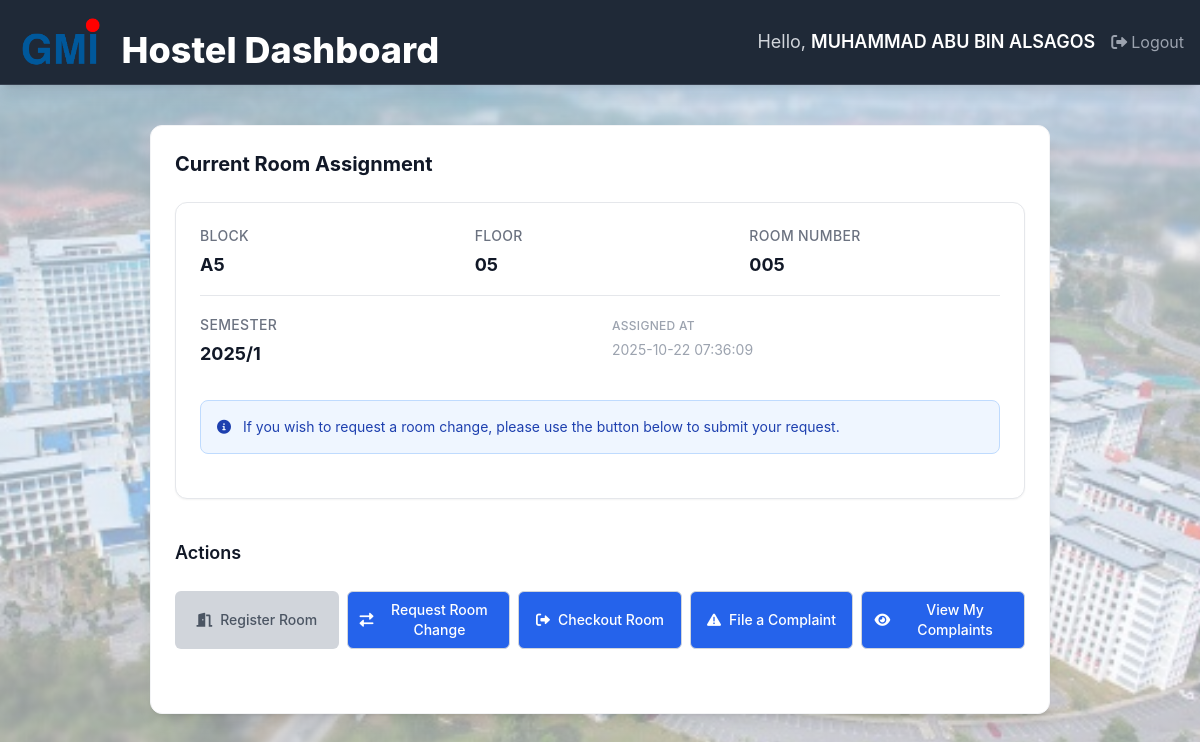
Page /student_dashboard.php (signed in) on the earlier database version.
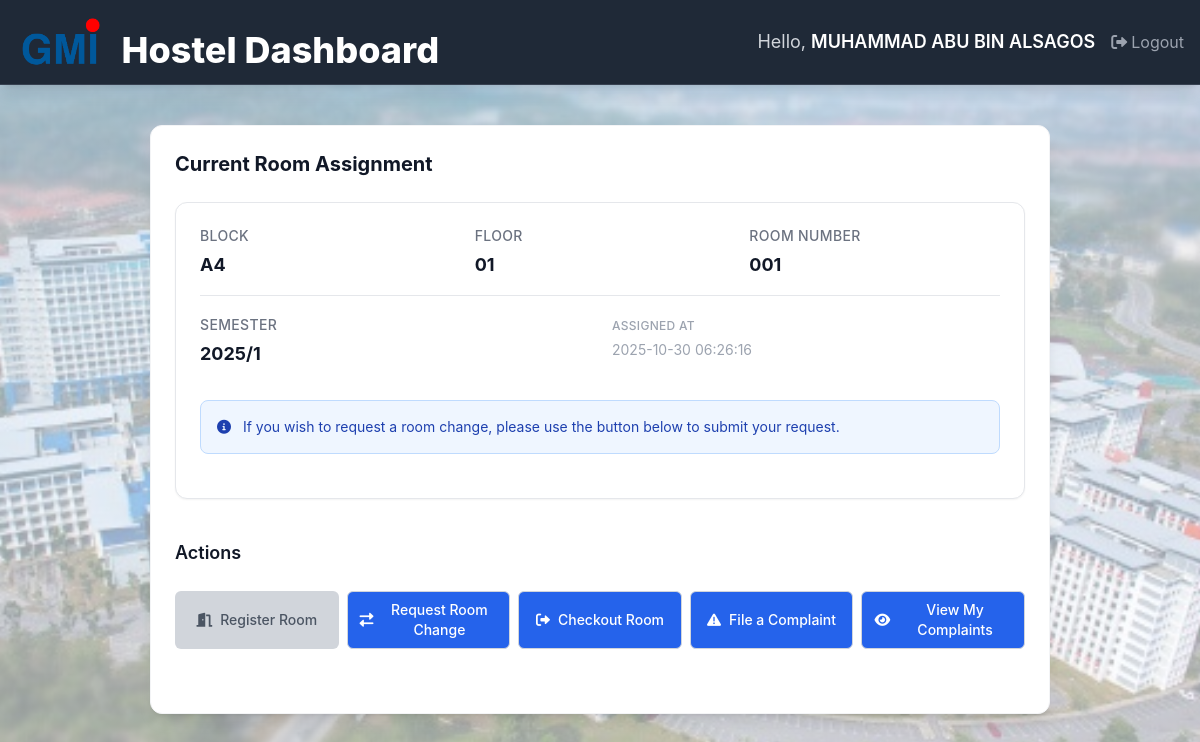
Same page on the later database version.
### tables this page shows
CREATE TABLE `student_rooms` (
  `sr_id` int(11) NOT NULL,
  `student_id` varchar(50) NOT NULL,
  `room_identifier` varchar(20) NOT NULL,
  `semester` varchar(50) DEFAULT NULL,
  `status` varchar(50) DEFAULT 'Active',
  `assigned_at` timestamp NOT NULL DEFAULT current_timestamp(),
  `released_at` timestamp NULL DEFAULT NULL
);

CREATE TABLE `rooms` (
  `room_identifier` varchar(20) NOT NULL,
  `block_id` varchar(10) DEFAULT NULL,
  `floor_no` varchar(10) DEFAULT NULL,
  `room_no` varchar(10) DEFAULT NULL,
  `total_capacity` int(11) DEFAULT 6,
  `available_capacity` int(11) DEFAULT 6,
  `status` varchar(50) DEFAULT 'Available',
  `created_at` timestamp NOT NULL DEFAULT current_timestamp()
);

### student_dashboard.php (the view, shortened to what this page needs)
<?php
require_once 'conn.php';
$student_id = $_SESSION['student_id'];
$has_active_assignment = false;
$room_details = null;
if ($student_id) {
    $sql = "SELECT sr.*, r.block_id, r.floor_no as floor, r.room_no as room_number, r.total_capacity, r.available_capacity, r.status as room_status
            FROM student_rooms sr
            LEFT JOIN rooms r ON sr.room_identifier = r.room_identifier
            WHERE sr.student_id = '$student_id' AND sr.status = 'Active'
            LIMIT 1";
    $res = $conn->query($sql);
    if ($res && $res->num_rows > 0) {
        $room_details = $res->fetch_assoc();
        $has_active_assignment = true;
    }
}
?>
<!DOCTYPE html>
<html lang="en">
<head>
    <script src="https://cdn.tailwindcss.com"></script>
    <link href="https://cdnjs.cloudflare.com/ajax/libs/font-awesome/6.0.0/css/all.min.css" rel="stylesheet">
    <link rel="stylesheet" href="style.css">
</head>
<body class="bg-gray-100 text-gray-900 m-0 p-0">
<?php include 'student_header.php'; ?>
<div class="max-w-[900px] mx-auto my-10 p-6 bg-white rounded-xl shadow-lg border border-gray-100">
    <section class="mb-10">
        <h2 class="text-xl font-bold text-gray-900 mb-6">Current Room Assignment</h2>
        <div class="bg-white rounded-xl shadow-sm border border-gray-200 px-6 py-5">
                <?php if ($has_active_assignment && $room_details) { ?>
                    <div class="space-y-4">
                        <div class="grid grid-cols-1 md:grid-cols-3 gap-6">
                            <div class="space-y-1">
                                <label class="text-sm font-medium text-gray-500 uppercase tracking-wide">Block</label>
                                <div class="text-lg font-bold text-gray-900"><?php echo htmlspecialchars($room_details['block_id']); ?></div>
                            </div>
                            <div class="space-y-1">
                                <label class="text-sm font-medium text-gray-500 uppercase tracking-wide">Floor</label>
                                <div class="text-lg font-bold text-gray-900"><?php echo htmlspecialchars($room_details['floor']); ?></div>
                            </div>
                            <div class="space-y-1">
                            <label class="text-sm font-medium text-gray-500 uppercase tracking-wide">Room Number</label>
                            <div class="text-lg font-bold text-gray-900"><?php echo htmlspecialchars($room_details['room_number']); ?></div>
                            </div>
                        </div>
                        <div class="border-b border-gray-200 my-6"></div>
                        <div class="grid grid-cols-1 md:grid-cols-2 gap-6">
                            <div class="space-y-1">
                                <label class="text-sm font-medium text-gray-500 uppercase tracking-wide">Semester</label>
                                <div class="text-lg font-bold text-gray-900"><?php echo htmlspecialchars($room_details['semester']); ?></div>
                            </div>
                            <div class="space-y-1">
                                <label class="text-xs font-medium text-gray-400 uppercase tracking-wide">Assigned At</label>
                                <div class="text-sm text-gray-400"><?php echo htmlspecialchars($room_details['assigned_at']); ?></div>
                            </div>
                        </div>
                     </div>
                    <div class="mt-8 mb-6">
                        <div class="bg-blue-50 border border-blue-200 rounded-lg p-4">
                            <p class="text-sm text-blue-800">
                                <i class="fas fa-info-circle mr-2"></i>
                                If you wish to request a room change, please use the button below to submit your request.
                            </p>
                        </div>
                    </div>
                <?php } ?>
        </div>
    </section>
    <section class="mb-10">
            <h3 class="text-lg font-semibold text-gray-900 mb-6">Actions</h3>
            <div class="grid grid-cols-2 md:grid-cols-3 lg:grid-cols-5 gap-2">
                <?php if (!$has_active_assignment) { ?>
                    <button onclick="window.location.href='room_register.php'"
                    class="bg-blue-600 hover:bg-blue-700 text-white font-medium py-2 px-3 text-sm rounded-md transition-colors duration-200 flex items-center justify-center space-x-2">
                    <i class="fas fa-door-open"></i>
                    <span>Register Room</span>
                    </button>
                <?php } else { ?>
                    <button class="bg-gray-300 text-gray-600 font-medium py-2 px-3 text-sm rounded-md cursor-not-allowed flex items-center justify-center space-x-2" disabled>
                    <i class="fas fa-door-open"></i>
                    <span>Register Room</span>
                    </button>
                <?php } ?>
                <?php if ($has_active_assignment) { ?>
                    <button onclick="window.location.href='room_change.php?user_id=<?php echo urlencode($student_id); ?>'"
                    class="bg-blue-600 hover:bg-blue-700 text-white font-medium py-2 px-3 text-sm rounded-md border border-gray-300 transition-colors duration-200 flex items-center justify-center space-x-2">
                    <i class="fas fa-exchange-alt"></i>
                    <span>Request Room Change</span>
                    </button>
                    <button onclick="if(confirm('Are you sure you want to checkout from <?php echo htmlspecialchars($room_details['room_identifier']); ?>?')) { window.location.href='room_checkout.php?room_identifier=<?php echo urlencode($room_details['room_identifier']); ?>'; }"
                    class="bg-blue-600 hover:bg-blue-700 text-white font-medium py-2 px-3 text-sm rounded-md border border-gray-300 transition-colors duration-200 flex items-center justify-center space-x-2">
                    <i class="fas fa-sign-out-alt"></i>
                    <span>Checkout Room</span>
                    </button>
                <?php } ?>
                    <button onclick="window.location.href='student_file_complaint.php'"
                    class="bg-blue-600 hover:bg-blue-700 text-white font-medium py-2 px-3 text-sm rounded-md border border-gray-300 transition-colors duration-200 flex items-center justify-center space-x-2">
                    <i class="fas fa-exclamation-triangle"></i>
                    <span>File a Complaint</span>
                    </button>
                    <button onclick="window.location.href='student_complaint_list.php'"
                    class="bg-blue-600 hover:bg-blue-700 text-white font-medium py-2 px-3 text-sm rounded-md border border-gray-300 transition-colors duration-200 flex items-center justify-center space-x-2">
                    <i class="fas fa-eye"></i>
                    <span>View My Complaints</span>
                    </button>
            </div>
        </section>
    </div>
</body>
</html>

### student_header.php (shortened to what this page needs)
<?php
$full_name = $_SESSION['full_name'] ?? 'Student';
?>
<header class="bg-gray-800 border-b border-gray-700 text-white py-3 px-4 flex items-center justify-between shadow-lg">
    <div class="flex items-center">
        <div class="mr-4">
            <img src="images/gmi_logo.png" alt="GMI Logo" class="h-[60px] object-contain rounded-lg">
        </div>
        <div>
            <h1 class="text-2xl sm:text-3xl lg:text-4xl font-extrabold m-0 mt-4">
                Hostel Dashboard
            </h1>
        </div>
    </div>
    <div class="flex items-center space-x-4">
        <span class="text-gray-300 text-base sm:text-lg">
            Hello, <span class="font-semibold text-white"><?php echo htmlspecialchars($full_name); ?></span>
        </span>
        <button onclick="window.location.href='logout.php'"
            class="text-gray-400 hover:text-white transition-colors duration-200 flex items-center space-x-1">
            <i class="fas fa-sign-out-alt"></i>
            <span>Logout</span>
        </button>
    </div>
</header>

### style.css (style rules this page uses)
body { background: linear-gradient(rgba(255,255,255,0.6), rgba(255,255,255,0.6)), url('images/gmi_bg.jpg') center center / cover no-repeat fixed; font-family: 'Inter', sans-serif; color: #1f2937; min-height: 100vh; margin: 0; }

### student_dashboard.php (style rules this page uses)
body { font-family: 'Inter', sans-serif; }

Differences in the rows shown:
no longer on this page (row edited): student_rooms: room_identifier.block_id "A5", room_identifier.floor_no "05", room_identifier.room_no "005", semester "2025/1", assigned_at "2025-10-22 07:36:09"
added student_rooms: room_identifier.block_id "A4", room_identifier.floor_no "01", room_identifier.room_no "001", semester "2025/1", assigned_at "2025-10-30 06:26:16"
